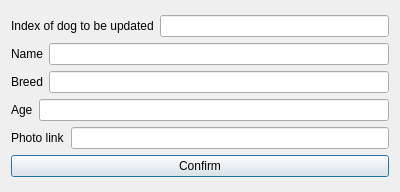
<?xml version="1.0" encoding="UTF-8"?>
<ui version="4.0">
 <class>UpdateDogDialog</class>
 <widget class="QDialog" name="UpdateDogDialog">
  <property name="geometry">
   <rect>
    <x>0</x>
    <y>0</y>
    <width>400</width>
    <height>192</height>
   </rect>
  </property>
  <property name="windowTitle">
   <string>UpdateDogDialog</string>
  </property>
  <layout class="QVBoxLayout" name="verticalLayout_2">
   <item>
    <layout class="QVBoxLayout" name="verticalLayout">
     <item>
      <layout class="QHBoxLayout" name="horizontalLayout">
       <item>
        <widget class="QLabel" name="label">
         <property name="text">
          <string>Index of dog to be updated</string>
         </property>
        </widget>
       </item>
       <item>
        <widget class="QLineEdit" name="indexLineEdit"/>
       </item>
      </layout>
     </item>
     <item>
      <layout class="QHBoxLayout" name="horizontalLayout_2">
       <item>
        <widget class="QLabel" name="label_2">
         <property name="text">
          <string>Name</string>
         </property>
        </widget>
       </item>
       <item>
        <widget class="QLineEdit" name="nameLineEdit"/>
       </item>
      </layout>
     </item>
     <item>
      <layout class="QHBoxLayout" name="horizontalLayout_3">
       <item>
        <widget class="QLabel" name="label_3">
         <property name="text">
          <string>Breed</string>
         </property>
        </widget>
       </item>
       <item>
        <widget class="QLineEdit" name="breedLineEdit"/>
       </item>
      </layout>
     </item>
     <item>
      <layout class="QHBoxLayout" name="horizontalLayout_4">
       <item>
        <widget class="QLabel" name="label_4">
         <property name="text">
          <string>Age</string>
         </property>
        </widget>
       </item>
       <item>
        <widget class="QLineEdit" name="ageLineEdit"/>
       </item>
      </layout>
     </item>
     <item>
      <layout class="QHBoxLayout" name="horizontalLayout_5">
       <item>
        <widget class="QLabel" name="label_5">
         <property name="text">
          <string>Photo link</string>
         </property>
        </widget>
       </item>
       <item>
        <widget class="QLineEdit" name="linkLineEdit"/>
       </item>
      </layout>
     </item>
     <item>
      <widget class="QPushButton" name="confirmButton">
       <property name="text">
        <string>Confirm</string>
       </property>
      </widget>
     </item>
    </layout>
   </item>
  </layout>
 </widget>
 <resources/>
 <connections/>
</ui>
